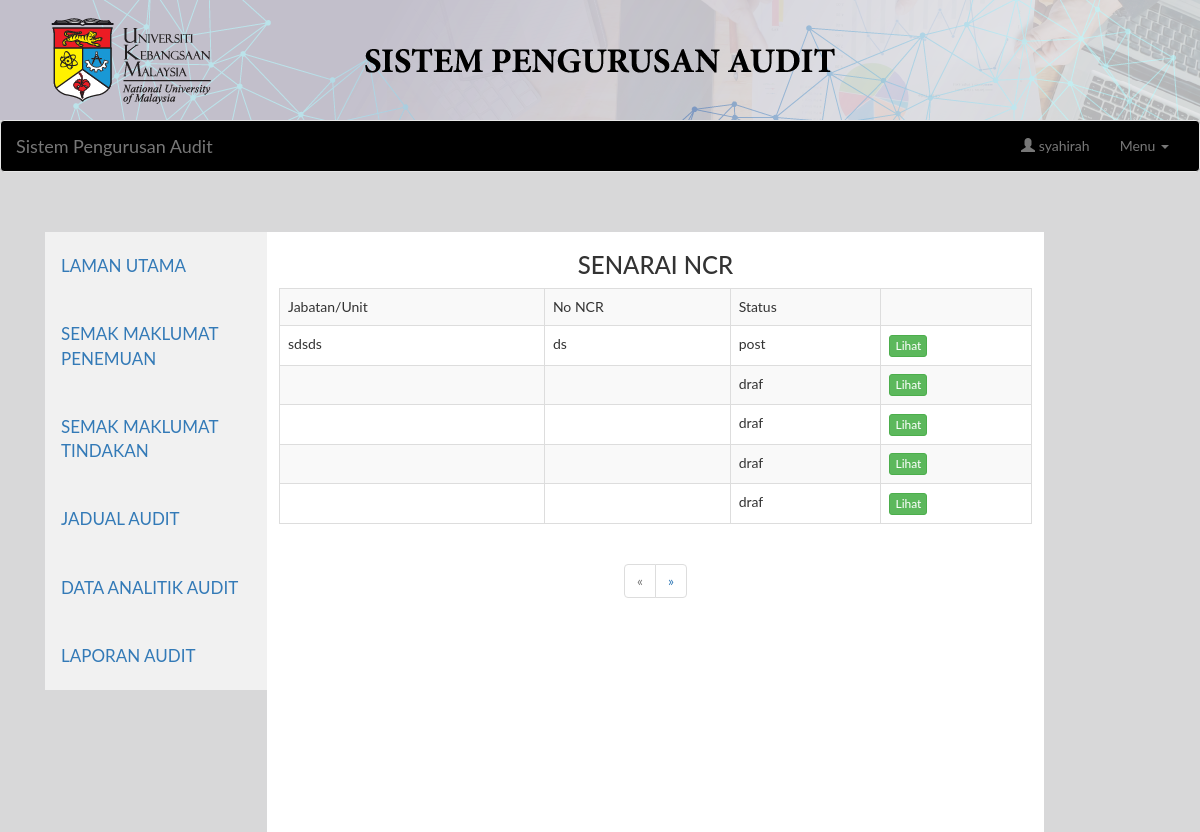
The app's page /staff/ketuajuruaudit/listDraftNcr.php (signed in) with its own data.
### tables this page shows
CREATE TABLE `ketua_juruaudit` (
  `staff_no` varchar(255) NOT NULL,
  `staff_name` varchar(255) NOT NULL,
  `staff_pass` varchar(50) NOT NULL,
  `staff_email` varchar(255) NOT NULL,
  `staff_img` varchar(255) NOT NULL
);

CREATE TABLE `ncr` (
  `no_id` int(11) NOT NULL,
  `staff_no` varchar(255) NOT NULL,
  `no_audit` varchar(10) NOT NULL,
  `tarikh_audit` varchar(255) NOT NULL,
  `no_ncr` varchar(255) NOT NULL,
  `iso` varchar(255) DEFAULT NULL,
  `jabatan_unit` varchar(255) DEFAULT NULL,
  `dokumen` varchar(255) DEFAULT NULL,
  `keperluan` text,
  `penemuan` text,
  `bukti_objektif` text,
  `ketakakuran` text,
  `pembetulan` text,
  `tindakan` text,
  `status` varchar(15) NOT NULL,
  `tindakankesan` varchar(255) DEFAULT NULL,
  `tindakantakkesan` varchar(255) DEFAULT NULL,
  `selesai` varchar(255) DEFAULT NULL,
  `belumselesai` varchar(255) DEFAULT NULL
);

### staff/ketuajuruaudit/session.php (called while the page is built, shortened)
<?php
include_once '../../db.php';
	$uid = $_SESSION['uid'];
	$stmt = $conn->prepare("SELECT * FROM ketua_juruaudit WHERE staff_no = '$uid'");
	$stmt->execute();
	$readrow = $stmt->fetch(PDO::FETCH_ASSOC);
	$uid = $readrow['staff_no'];
	$name = $readrow['staff_name'];
?>

### staff/ketuajuruaudit/listDraftNcr.php (the view, shortened to what this page needs)
<?php
include_once '../../db.php';
include_once 'session.php';
?>
<!DOCTYPE html>
<html>
<head>
  <link rel="stylesheet" href="https://maxcdn.bootstrapcdn.com/bootstrap/3.4.1/css/bootstrap.min.css">
</head>
<body style="background-color: #d8d8d9; ">
<img src="../../auditHeader.png" style="width:100% ">
<div><?php include_once 'navbar.php'; ?></div>
<br>
<br>
<div class="container">
  <table  align="center">
   <tr>
    <td align="center" width="1110px" style="height: 318px">
       <ul class="tab">
            <li><a href="utama.php" align="center">LAMAN UTAMA</a></li>
            <li><a href="penemuan.php">SEMAK MAKLUMAT PENEMUAN</a></li>
            <li><a href="tindakan.php">SEMAK MAKLUMAT TINDAKAN</a></li>
            <li><a href="jadual.php">JADUAL AUDIT</a></li>
            <li><a href="data.php">DATA ANALITIK AUDIT</a></li>
            <li><a href="laporan.php">LAPORAN AUDIT</a></li>
          </ul>
<div id="Menu" class="tabcontent" style="height: 600px">
  <h3>SENARAI NCR</h3>
  <table width="9px" class="table table-striped table-bordered">
    <tr>
        <td>Jabatan/Unit</td>
        <td>No NCR</td>
        <td>Status</td>
        <td></td>
      </tr>
      <?php
      $per_page = 5;
      if (isset($_GET["page"]))
        $page = $_GET["page"];
      else
        $page = 1;
      $start_from = ($page-1) * $per_page;
      try {
        $conn = new PDO("mysql:host=$servername;dbname=$dbname", $username, $password);
        $conn->setAttribute(PDO::ATTR_ERRMODE, PDO::ERRMODE_EXCEPTION);
          $stmt = $conn->prepare("SELECT * FROM ncr WHERE staff_no = '$uid' LIMIT $start_from, $per_page");
        $stmt->execute();
        $result = $stmt->fetchAll();
      }
      catch(PDOException $e){
            echo "Error: " . $e->getMessage();
      }
      foreach($result as $readrow) {
      ?>
      <tr>
        <td><?php echo $readrow['jabatan_unit']; ?></td>
        <td><?php echo $readrow['no_ncr']; ?></td>
        <td><?php echo $readrow['status']?></td>
        <td>
          <a href="updateNcr.php?no_id=<?php echo $readrow['no_id']; ?>" class="btn btn-success btn-xs" role="button">Lihat</a>
        </td>
      </tr>
      <?php
      }
      ?>
    </table>
    <div class="row">
    <div class="col-xs-12 col-sm-10 col-sm-offset-1 col-md-8 col-md-offset-2">
      <nav>
          <ul class="pagination">
          <?php
          try {
            $conn = new PDO("mysql:host=$servername;dbname=$dbname", $username, $password);
            $conn->setAttribute(PDO::ATTR_ERRMODE, PDO::ERRMODE_EXCEPTION);
            $stmt = $conn->prepare("SELECT * FROM ncr  WHERE status = 'draft'");
            $stmt->execute();
            $result = $stmt->fetchAll();
            $total_records = count($result);
          }
          catch(PDOException $e){
                echo "Error: " . $e->getMessage();
          }
          $total_pages = ceil($total_records / $per_page);
          ?>
          <?php if ($page==1) { ?>
            <li class="disabled"><span aria-hidden="true">«</span></li>
          <?php } else { ?>
            <li><a href="listDraftNcr.php?page=<?php echo $page-1 ?>" aria-label="Previous"><span aria-hidden="true">«</span></a></li>
          <?php
          }
          ?>
          <?php if ($page==$total_pages) { ?>
            <li class="disabled"><span aria-hidden="true">»</span></li>
          <?php } else { ?>
            <li><a href="listDraftNcr.php?page=<?php echo $page+1 ?>" aria-label="Previous"><span aria-hidden="true">»</span></a></li>
          <?php } ?>
        </ul>
      </nav>
    </div>
    </div>
</div>
    </td>
  </tr>
</table>
</div>
</body>
</html>

### staff/ketuajuruaudit/navbar.php (shortened to what this page needs)
<nav class="navbar navbar-default"style=
  "background-color: #000000;
  /*overflow: hidden;*/
  /*position: sticky;
  bottom: 0;
  width: 100%;*/
  position: relative;
  z-index: 100;
">
  <div class="container-fluid">
    <div class="navbar-header">
      <a class="navbar-brand" href="utama.php">Sistem Pengurusan Audit</a>
    </div>
    <div class="collapse navbar-collapse" id="bs-example-navbar-collapse-1">
      <ul class="nav navbar-nav navbar-right">
         <li><a href="#" disabled="disabled"><span class="glyphicon glyphicon-user" aria-hidden="true"></span>  <?php echo $name; ?></a></li>
        <li class="dropdown">
          <a href="#" class="dropdown-toggle" data-toggle="dropdown" role="button" aria-haspopup="true" aria-expanded="false">Menu <span class="caret"></span></a>
        </li>
      </ul>
    </div>
  </div>
</nav>

### staff/ketuajuruaudit/listDraftNcr.php (style rules this page uses)
* { box-sizing: border-box }
body { font-family: "Lato", sans-serif; }
.tab { float: left; width: 20%; padding-right: 0px; padding-left: 0px; background-color: #f1f1f1; }
.tab li { display: block; background-color: inherit; color: #000000; padding: 22px 16px; width: 100%; border: none; outline: none; text-align: left; cursor: pointer; transition: 0.3s; font-size: 17px; }
.tabcontent { float: left; padding: 0px 12px; background-color: white; width: 70%; border-left: none; }

### records on screen
ketua_juruaudit: staff_name "syahirah"
ncr: jabatan_unit "sdsds", no_ncr "ds", status "post"
ncr: status "draf"
ncr: status "draf"
ncr: status "draf"
ncr: status "draf"
